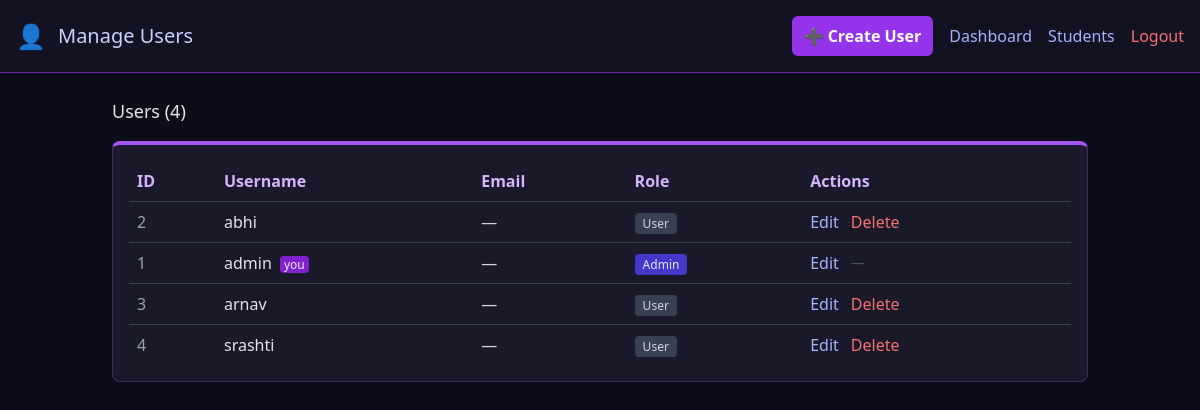
/admin/users (signed in), run on an earlier commit of the app's database.
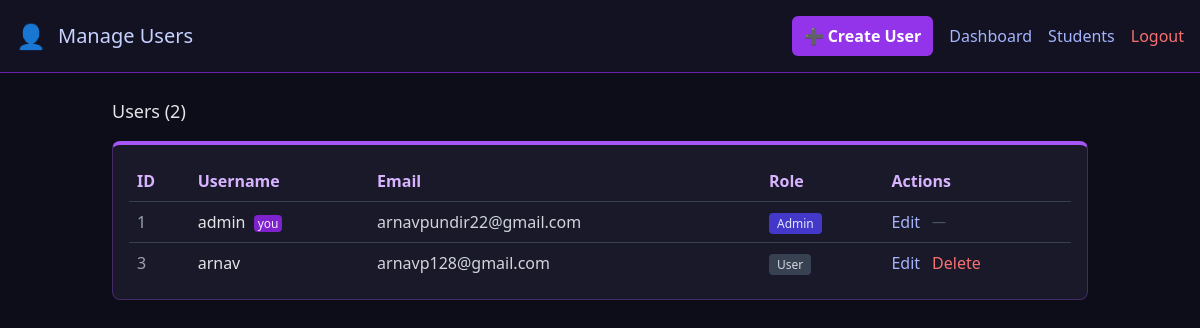
And on a later commit of the database.
### tables this page shows
CREATE TABLE users (
            id INTEGER PRIMARY KEY AUTOINCREMENT,
            username TEXT UNIQUE,
            password BLOB,
            is_admin INTEGER DEFAULT 0
        , gmail TEXT);

### blueprints/admin.py (the view)
@admin_bp.route('/users')
def admin_users():
    denied = _require_admin()
    if denied:
        return denied
    conn  = get_db_connection()
    users = conn.execute("SELECT id, username, gmail, is_admin FROM users ORDER BY username COLLATE NOCASE").fetchall()
    conn.close()
    return render_template('admin_users.html', users=users, current_user=session.get('username'))

### app.py (called while the page is built)
@app.context_processor
def inject_user_info():
    return {
        'session_username': session.get('username'),
        'session_is_admin': is_current_user_admin() if 'username' in session else False,
    }

@app.before_request
def require_login():
    from flask import request
    public_paths = {'/login', '/forgot_password', '/favicon.ico'}
    if request.path.startswith('/static/') or request.path in public_paths:
        return None
    if 'logged_in' not in session:
        return redirect(url_for('auth.login'))
    return None

### blueprints/admin.py (called while the page is built)
def _require_admin():
    if not is_current_user_admin():
        return render_template('login.html', error="Admin access required")
    return None

### utils/auth_helpers.py (called while the page is built)
def is_current_user_admin() -> bool:
    username = session.get('username')
    if not username:
        return False
    conn = get_db_connection()
    user = conn.execute("SELECT is_admin FROM users WHERE username=?", (username,)).fetchone()
    conn.close()
    return bool(user and user['is_admin'])

### utils/db.py (called while the page is built)
def get_db_connection() -> sqlite3.Connection:
    conn = sqlite3.connect(config.DB_FILE)
    conn.row_factory = sqlite3.Row
    return conn

### templates/admin_users.html (shortened to what this page needs)
<!DOCTYPE html>
<html lang="en">
<head>
  <script src="https://cdn.tailwindcss.com"></script>
</head>
<body>
  <header class="p-4 flex justify-between items-center border-b border-purple-800 bg-[#121223]">
    <div class="flex items-center gap-3">
      <span class="text-2xl">👤</span>
      <h1 class="text-xl text-indigo-200">Manage Users</h1>
    </div>
    <div class="flex items-center gap-4">
      <a href="/register" class="bg-purple-600 px-3 py-2 rounded-md text-white font-semibold hover:bg-purple-700">➕ Create User</a>
      <a href="/admin" class="text-indigo-300 hover:text-white">Dashboard</a>
      <a href="/admin/students" class="text-indigo-300 hover:text-white">Students</a>
      <a href="/logout" class="text-red-400">Logout</a>
    </div>
  </header>
  <main class="p-6 max-w-5xl mx-auto">
    <div class="flex justify-between items-center mb-4">
      <h2 class="text-lg">Users ({{ users|length }})</h2>
    </div>
    <div class="dark-card p-4 rounded-lg">
      <table class="w-full table-auto">
        <thead>
          <tr class="text-left text-purple-300">
            <th class="p-2">ID</th>
            <th class="p-2">Username</th>
            <th class="p-2">Email</th>
            <th class="p-2">Role</th>
            <th class="p-2">Actions</th>
          </tr>
        </thead>
        <tbody>
          {% for u in users %}
          <tr class="border-t border-gray-700">
            <td class="p-2 text-gray-400">{{ u['id'] }}</td>
            <td class="p-2 font-medium">
              {{ u['username'] }}
              {% if u['username'] == current_user %}
                <span class="ml-1 text-xs bg-purple-700 text-purple-100 px-1 rounded">you</span>
              {% endif %}
            </td>
            <td class="p-2 text-gray-300">{{ u['gmail'] or '—' }}</td>
            <td class="p-2">
              {% if u['is_admin'] %}
                <span class="text-xs bg-indigo-700 text-indigo-100 px-2 py-0.5 rounded">Admin</span>
              {% else %}
                <span class="text-xs bg-gray-700 text-gray-300 px-2 py-0.5 rounded">User</span>
              {% endif %}
            </td>
            <td class="p-2 flex items-center gap-3">
              <a href="/admin/user/edit/{{ u['id'] }}" class="text-indigo-300 hover:text-white">Edit</a>
              {% if u['username'] != current_user %}
              <form method="POST" action="/admin/user/delete/{{ u['id'] }}" style="display:inline"
                    onsubmit="return confirm('Delete user {{ u['username'] }}? This cannot be undone.');">
                <button class="text-red-400 hover:text-red-300">Delete</button>
              </form>
              {% else %}
              <span class="text-gray-600 text-sm">—</span>
              {% endif %}
            </td>
          </tr>
          {% endfor %}
        </tbody>
      </table>
    </div>
  </main>
</body>
</html>

What changed in the data, as far as the page shows it:
removed users: id "2", username "abhi", u "—", is_admin "User"
removed users: id "4", username "srashti", u "—", is_admin "User"
changed users "admin": gmail "—" → "arnavpundir22@gmail.com"
changed users "arnav": gmail "—" → "arnavp128@gmail.com"
Also different on the page:
{{ users|length }}: "4" → "2"
